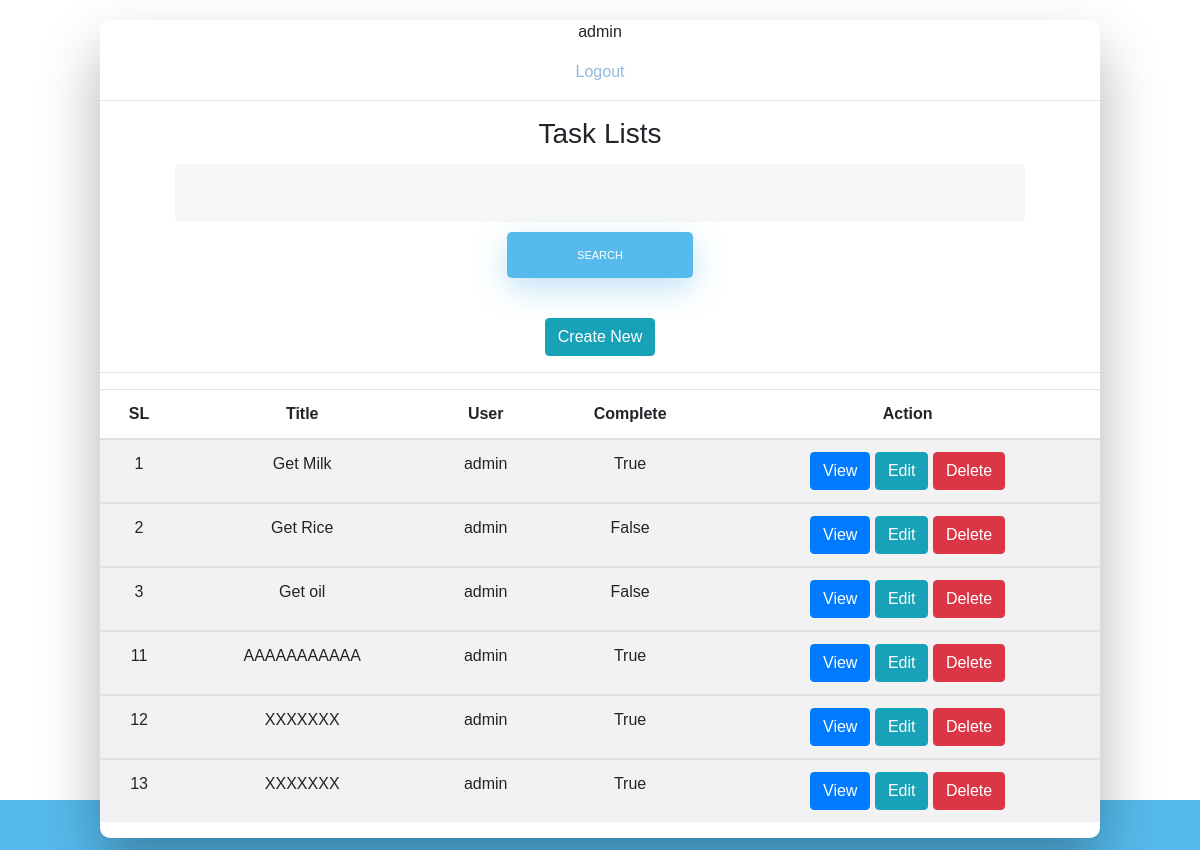
Page /tasks/ (signed in) on the committed database.
### base/models.py (models this page shows, shortened)
class Task(models.Model):
    user = models.ForeignKey(User, on_delete=models.CASCADE, null=True, blank=True)
    title = models.CharField(max_length=200)
    description = models.TextField(null=True, blank=True)
    complete = models.BooleanField(default=False)
    created = models.DateTimeField(auto_now_add=True)
    class Meta:
        ordering = ['id']

### base/views.py (the view)
# urls.py: path('tasks/', TaskList.as_view(), name='tasks'),
class TaskList(LoginRequiredMixin, ListView):
    model = Task
    context_object_name = 'tasks'
    template_name = 'base/tasks.html'
    def get_context_data(self, *, object_list=None, **kwargs):
        context = super().get_context_data(**kwargs)
        context['tasks'] = context['tasks'].filter(user=self.request.user)
        context['count'] = context['tasks'].filter(complete=False).count()
        search_data = self.request.GET.get('search-area') or ''
        if search_data:
            context['tasks'] = context['tasks'].filter(title__icontains=search_data)
        context['search_data'] = search_data
        return context

### base/templates/base/tasks.html
{% extends 'base/login/main.html' %}
{% block content %}
  <div class="container">
    <div class="wrapper fadeInDown">
      <div id="tableContent">
        {% if request.user.is_authenticated %}
        <p>{{ request.user }}</p>
            <a href="{% url 'logout' %}">Logout</a>
        {% else %}
            <a href="{% url 'login' %}">Login</a>
        {% endif %}
          <hr>
          <h3>Task Lists</h3>
          <form method="GET">
              <input type="text" class="fadeIn second" name="search-area" value="{{search_data}}"/>
              <input type="submit" value="Search" class="btn btn-info fadeIn fourth"/>
          </form>
          <a href="{% url 'create' %}" class="btn btn-info fadeIn fourth">Create New</a>
          <hr>
          <table class="table table-striped table-responsive-md">
              <thead>
                  <tr>
                      <th>SL</th>
                      <th>Title</th>
                      <th>User</th>
                      <th>Complete</th>
                      <th>Action</th>
                  </tr>
              </thead>
              {% for task in tasks %}
              <tbody>
                  <tr>
                      <td>{{task.id}}</td>
                      <td>{{task.title}}</td>
                      <td>{{task.user}}</td>
                      <td>{{task.complete}}</td>
                      <td>
                          <a href="{% url 'task' task.id %}" class="btn btn-primary">View</a>
                          <a href="{% url 'update' task.id %}" class="btn btn-info">Edit</a>
                          <a href="{% url 'delete' task.id %}" class="btn btn-danger">Delete</a>
                      </td>
                  </tr>
              </tbody>
              {% empty %}
                <h3>Not items here</h3>
              {% endfor %}
        </table>
      </div>
    </div>
  </div>
{% endblock content %}

### base/templates/base/login/main.html (shortened to what this page needs)
<!DOCTYPE html>
{% load static %}
<html lang="en">
  <head>
      <link rel="stylesheet" href="{% static 'css/bootstrap.min.css' %}">
      <link rel="stylesheet" href="{% static 'css/style.css' %}">
  </head>
  <body>
    {% block content %}
    {% endblock content %}
  </body>
</html>

### base/static/css/style.css (style rules this page uses)
html { background-color: #56baed; }
body { font-family: "Poppins", sans-serif; height: 100vh; }
a { color: #92badd; display:inline-block; text-decoration: none; font-weight: 400; }
.wrapper { display: flex; align-items: center; flex-direction: column; justify-content: center; width: 100%; min-height: 100%; padding: 20px; }
#tableContent { -webkit-border-radius: 10px 10px 10px 10px; border-radius: 10px 10px 10px 10px; background: #fff; padding: 30px; width: 1000px; position: relative; padding: 0px; -webkit-box-shadow: 0 30px 60px 0 rgba(0,0,0,0.3); box-shadow: 0 30px 60px 0 rgba(0,0,0,0.3); text-align: center; }
input[type=button], input[type=submit], input[type=reset] { background-color: #56baed; border: none; color: white; padding: 15px 70px; text-align: center; text-decoration: none; display: inline-block; text-transform: uppercase; font-size: 11px; -webkit-box-shadow: 0 10px 30px 0 rgba(95,186,233,0.4); box-shadow: 0 10px 30px 0 rgba(95,186,233,0.4); -webkit-border-radius: 5px 5px 5px 5px; border-radius: 5px 5px 5px 5px; margin: 5px 20px 40px 20px; -webkit-transition: all 0.3s ease-in-out; -moz-transition: all 0.3s ease-in-out; -ms-transition: all 0.3s ease-in-out; -o-transition: all 0.3s ease-in-out; transition: all 0.3s ease-in-out; }
input[type=text], input[type=date] { background-color: #f6f6f6; border: none; color: #0d0d0d; padding: 15px 32px; text-align: center; text-decoration: none; display: inline-block; font-size: 16px; margin: 5px; width: 85%; border: 2px solid #f6f6f6; -webkit-transition: all 0.5s ease-in-out; -moz-transition: all 0.5s ease-in-out; -ms-transition: all 0.5s ease-in-out; -o-transition: all 0.5s ease-in-out; transition: all 0.5s ease-in-out; -webkit-border-radius: 5px 5px 5px 5px; border-radius: 5px 5px 5px 5px; }
input[type=text]:placeholder, input[type=date]:placeholder { color: #cccccc; }
.fadeInDown { -webkit-animation-name: fadeInDown; animation-name: fadeInDown; -webkit-animation-duration: 1s; animation-duration: 1s; -webkit-animation-fill-mode: both; animation-fill-mode: both; }
.fadeIn { opacity:0; -webkit-animation:fadeIn ease-in 1; -moz-animation:fadeIn ease-in 1; animation:fadeIn ease-in 1; -webkit-animation-fill-mode:forwards; -moz-animation-fill-mode:forwards; animation-fill-mode:forwards; -webkit-animation-duration:1s; -moz-animation-duration:1s; animation-duration:1s; }
.fadeIn.second { -webkit-animation-delay: 0.6s; -moz-animation-delay: 0.6s; animation-delay: 0.6s; }
.fadeIn.fourth { -webkit-animation-delay: 1s; -moz-animation-delay: 1s; animation-delay: 1s; }

### rows in the picture
Task: id "1", title "Get Milk", user "admin", complete "True"
Task: id "2", title "Get Rice", user "admin", complete "False"
Task: id "3", title "Get oil", user "admin", complete "False"
Task: id "11", title "AAAAAAAAAAA", user "admin", complete "True"
Task: id "12", title "XXXXXXX", user "admin", complete "True"
Task: id "13", title "XXXXXXX", user "admin", complete "True"

### other values in the picture
{{ request.user }} "admin"
